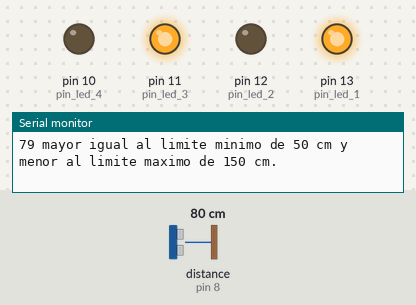
Bench run of a sketch on a simulated Arduino Uno, built with avr-gcc and run on an emulated ATmega328P. Parts: output pins drawn as LEDs (lit = HIGH), the last lines printed to the serial monitor. Wiring (inferred from the names in the program): ultrasonic range finder: trigger pin 9; echo pin 8. The test bench sets the inputs (shaded band); at power-on: distance to the obstacle (sensor on pin 8) 80 cm. The echo pulse lasts 58.3 µs per cm; pins used as bus, display or sensor lines are not drawn.

Above: at 1.3 s.
1.4 s: distance to the obstacle (sensor on pin 8) set to 55 cm
2.9 s: distance to the obstacle (sensor on pin 8) set to 47 cm
At 4.0 s:
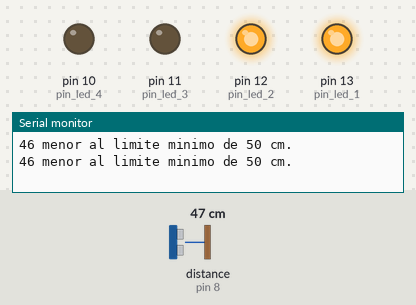
4.6 s: distance to the obstacle (sensor on pin 8) set to 250 cm
At 5.8 s:
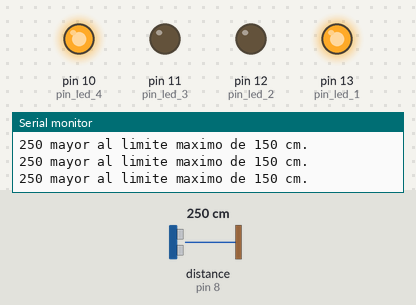
6.1 s: distance to the obstacle (sensor on pin 8) set to 155 cm
7.6 s: distance to the obstacle (sensor on pin 8) set to 145 cm
At 8.9 s:
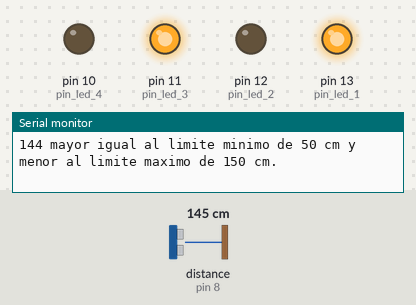
9.2 s: distance to the obstacle (sensor on pin 8) set to 2 cm
At 9.6 s:
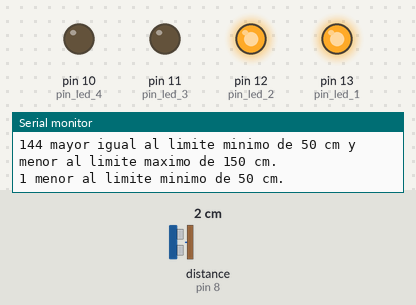
Timing chart, 0 to 11.7 s (numbered marks = the images above; inputs shaded):
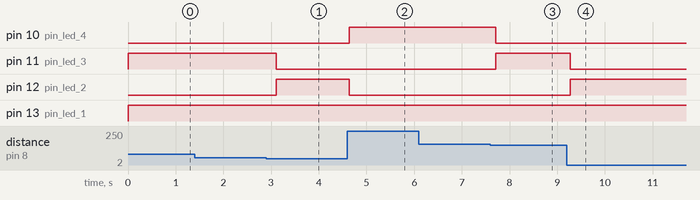

Measured:
- the behaviour switches between 51 and 50 cm on distance to the obstacle (sensor on pin 8) (found by bisection; images 0 and 1)
- the behaviour switches between 151 and 150 cm on distance to the obstacle (sensor on pin 8) (found by bisection; images 2 and 3)
- after the input at 2.9 s, pin 11 (pin_led_3): HIGH → LOW after 0.21 s; pin 12 (pin_led_2): LOW → HIGH after 0.21 s
- after the input at 4.6 s, pin 10 (pin_led_4): LOW → HIGH at once; pin 12 (pin_led_2): HIGH → LOW at once
- after the input at 7.6 s, pin 10 (pin_led_4): HIGH → LOW after 0.11 s; pin 11 (pin_led_3): LOW → HIGH after 0.11 s
- after the input at 9.2 s, pin 11 (pin_led_3): HIGH → LOW after 0.07 s; pin 12 (pin_led_2): LOW → HIGH after 0.07 s

The sketch:

USonido_01_HC_SR01.ino
```cpp
/*                                     +  -                                         +  -
                                       *  *    *  *  *  *  *       *  *  *  *  *    *  *
                                       *  *    *  *  *  *  *       *  *  +-----+    *  *
                                       *  * +----[PWR]-------------------| USB |--+ *  *
                                       *  * |                            +-----+  | *  *
                                       *  * |         GND/RST2  [ ][ ]            | *  *
                                       *  * |       MOSI2/SCK2  [ ][ ]  A5/SCL[ ] | *  *
                                       *  * |          5V/MISO2 [ ][ ]  A4/SDA[ ] | *  *
                                       *  * |                             AREF[ ] | *  *
                                       *  * |                              GND[ ] | *  *
                                       *  * | [ ]N/C                    SCK/13[0] |-------------------------\
                                       *  * | [ ]IOREF                 MISO/12[0] |------------------------\ |
                                       *  * | [ ]RST                   MOSI/11[0]~|-----------------------\|||
                                       *  * | [ ]3V3    +---+               10[0]~|----------------------\||||
                                       0------[0]5v    -| A |-               9[0]~|---------------------\|||||
                                       *  * | [ ]GND   -| R |-               8[0] |--------------------\||||||
                                       *  0---[0]GND   -| D |-                    | *  *                ||||||
                                       *  * | [ ]Vin   -| U |-               7[ ] | *  *                ||||||
                                       *  * |          -| I |-               6[ ]~| *  *                ||||||
                /                      *  * | [0]A0    -| N |-               5[ ]~| *  *                ||||||
                                       *  * | [ ]A1    -| O |-               4[ ] | *  *                ||||||
                                       *  * | [ ]A2     +---+           INT1/3[ ]~| *  *                ||||||
                                       *  * | [ ]A3                     INT0/2[ ] | *  *                ||||||
                                       *  * | [ ]A4/SDA   RST SCK MISO    TX>1[ ] | *  *                ||||||
                                       *  * | [ ]A5/SCL   [ ] [ ] [ ]     RX<0[ ] | *  *                ||||||
                                       *  * |             [ ] [ ] [ ]             | *  *                ||||||
                                       *  * |  UNO_R3     GND MOSI 5V ____________/ *  *                ||||||
                                       *  * \________________________/              *  *                ||||||
                                       *  *    *  *  *  *  *       *  *  *  *  *    *  *                ||||||
                                       *  *    *  *  *  *  *       *  *  *  *  *    *  *                ||||||
                       ________        *  *    *  *  *  *  *       *  *  *  *  *    *  *                ||||||
                      |  ___  |        *  *    *  *  *  *  *       *  *  *  *  *    *  *                ||||||
                      | // \\ |            GND *  *  *  *  *       *  *  *  *  *    *  *                ||||||
                      | \\_// |-----------0    *  *  *  *  *       *  *  *  *  *    *  *                /|||||
                      |       |--------------Echo------------------------------------------------------/ |||||          Pin 8 Echo
                      |  ___  |--------------Trig-------------------------------------------------------/ ||||          Pin 9 Trig
                      | // \\ |--------0 5 Vcc *  *  *  *  *       *  *  *  *  *    *  *                  ||||
                      | \\_// |        *  *    *  *  *  *  *       *  *  *  *  *    *  *                  ||||
                      |̣̣_______|        *  *    *  *  *  *  *       *  *  *  *  *    *  *                  ||||
                                       *  *    *  *  *  *  *       *  *  *  *  *    *  *                  ||||
                                       *  *    *  *  *  *  *       *  *  *  *  *    *  *                  ||||
                                       *  *    *  *  *  *  *       *  *  *  *  *    *  *                  ||||
                                          220 Ohm            Led 3              /------------------------/ ||| pin 10
                                       *  0-ww-0  *  *  *  0--|>|--0  *  *  *  0    *  *                   |||
                                       *  *    *  *  *  *  *       *  *  *  *  *    *  *                   |||
                                       *  *    *  *  *  *  *       *  *  *  *  *    *  *                   |||
                                          220 Ohm            Led 4              /-------------------------/ || pin 11
                                       *  0-ww-0  *  *  *  0--|>|--0  *  *  *  0    *  *                    ||
                                       *  *    *  *  *  *  *       *  *  *  *  *    *  *                    ||
                                       *  *    *  *  *  *  *       *  *  *  *  *    *  *                    ||
                                          220 Ohm            Led 5              /--------------------------/ | pin 12
                                       *  0-ww-0  *  *  *  0--|>|--0  *  *  *  0    *  *                     |
                                       *  *    *  *  *  *  *       *  *  *  *  *    *  *                     |
                                       *  *    *  *  *  *  *       *  *  *  *  *    *  *                     |
                                          220 Ohm            Led 6              /---------------------------/  pin 13
                                       *  0-ww-0  *  *  *  0--|>|--0  *  *  *  0    *  *
                                       *  *    *  *  *  *  *       *  *  *  *  *    *  *
                                       *  *    *  *  *  *  *       *  *  *  *  *    *  *
                                       *  *    *  *  *  *  *       *  *  *  *  *    *  *
                                       *  0    *  *  *  *  *       *  *  *  *  *    *  0
                         pin GND---------/ \------------------------------------------/ - GND
                                       *  *    *  *  *  *  *       *  *  *  *  *    *  *
                                       0  *    *  *  *  *  *       *  *  *  *  *    0  *
                         pin 5v-------/ \------------------------------------------/+ 5v

 _________
 |  ___  |
 | /   \ |
 | \___/ |----GRD---->
 |       |----Echo--->--pin 8
 |  ___  |----Trig--->--pin 9
 | /   \ |----5v-Vcc->
 | \___/ |
 |̣̣_______|

*/
#define echoPin 8
#define trigPin 9
//#define led 2
int demora =  500;
int pin_led_1 = 13;
int pin_led_2 = 12;
int pin_led_3 = 11;
int pin_led_4 = 10;
  int Limite_min = 50 ;                   // Medida en vacío del sensor
  int Limite_max = 150 ;
void setup()
{
  pinMode(pin_led_1, OUTPUT);
  pinMode(pin_led_2, OUTPUT);
  pinMode(pin_led_3, OUTPUT);
  pinMode(pin_led_4, OUTPUT);
  Serial.begin(9600);
  pinMode(trigPin, OUTPUT);
  pinMode(echoPin, INPUT);
}
void loop()
{
  digitalWrite ( pin_led_1 , HIGH) ;
  long duracion, distancia ;
	digitalWrite(trigPin, LOW);           	// Nos aseguramos de que el trigger está desactivado
	delayMicroseconds(2);                 	// Para asegurarnos de que el trigger esta LOW
	digitalWrite(trigPin, HIGH);          	// Activamos el pulso de salida
	delayMicroseconds(10);                	// Esperamos 10µs. El pulso sigue active este tiempo
	digitalWrite(trigPin, LOW);           	// Cortamos el pulso y a esperar el echo
	duracion = pulseIn(echoPin, HIGH) ;
	distancia = duracion / 2 / 29.1  ;
//	Serial.println(String(distancia) + " cm.") ;
	if ( distancia < Limite_min)
	{
		 digitalWrite ( pin_led_2 , HIGH) ;
		 digitalWrite ( pin_led_3 , LOW) ;
		 digitalWrite ( pin_led_4 , LOW) ;
     Serial.println(String(distancia) + " menor al limite minimo de 50 cm.") ;
	}
	else if ( distancia >= Limite_min && distancia < Limite_max)
	{
		 digitalWrite ( pin_led_2 , LOW) ;
		 digitalWrite ( pin_led_3 , HIGH) ;
		 digitalWrite ( pin_led_4 , LOW) ;
     Serial.println(String(distancia) + " mayor igual al limite minimo de 50 cm y menor al limite maximo de 150 cm.") ;
	}
	else if ( distancia > Limite_max)
	{
		 digitalWrite ( pin_led_2 , LOW) ;
		 digitalWrite ( pin_led_3 , LOW) ;
		 digitalWrite ( pin_led_4 , HIGH) ;
     Serial.println(String(distancia) + " mayor al limite maximo de 150 cm.") ;
  }
	delay (demora);
}
```
